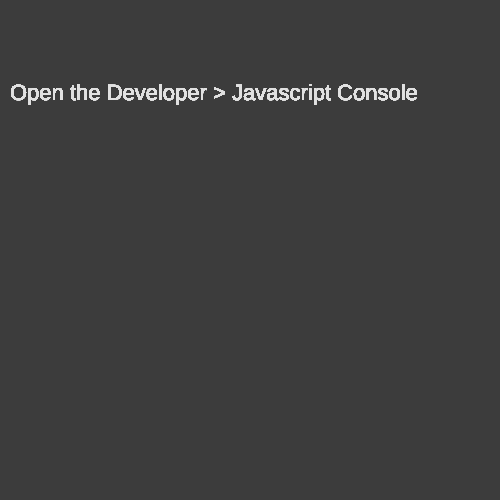
Frame 1 (no input)
Frame 60 (no input): identical to frame 1, image omitted
Frame 120 (the mouse pressed at the canvas centre since frame 60): identical to frame 1, image omitted

The p5.js sketch that drew this single still picture (run headless with seeded random() and noise() and a simulated clock; from frame 60 on, the mouse is pressed at the canvas centre):

// p5.js sketch
// ── sketch.js
//Size of rectangles
let size = 50;

//Initialization function
function setup() {
//Set the size of rendering window - pixels
 createCanvas(500,500);
  //noloop();
  textSize(22);
  //textAllign(CENTER)
}

//Rendering function
function draw() {
 background(60);
 //Run nested loop for x, and y
for (let y = 0; y < 10; y++) {
 for (let x = 0; x < 10; x++) {
   //Print results to console
    //Open Chrome > View > Developer > Javascript Console
   console.log("x: " + x + ", y: " + y)

   fill(225);
   text("Open the Developer > Javascript Console" , 10, 100);
    }
  }

}
